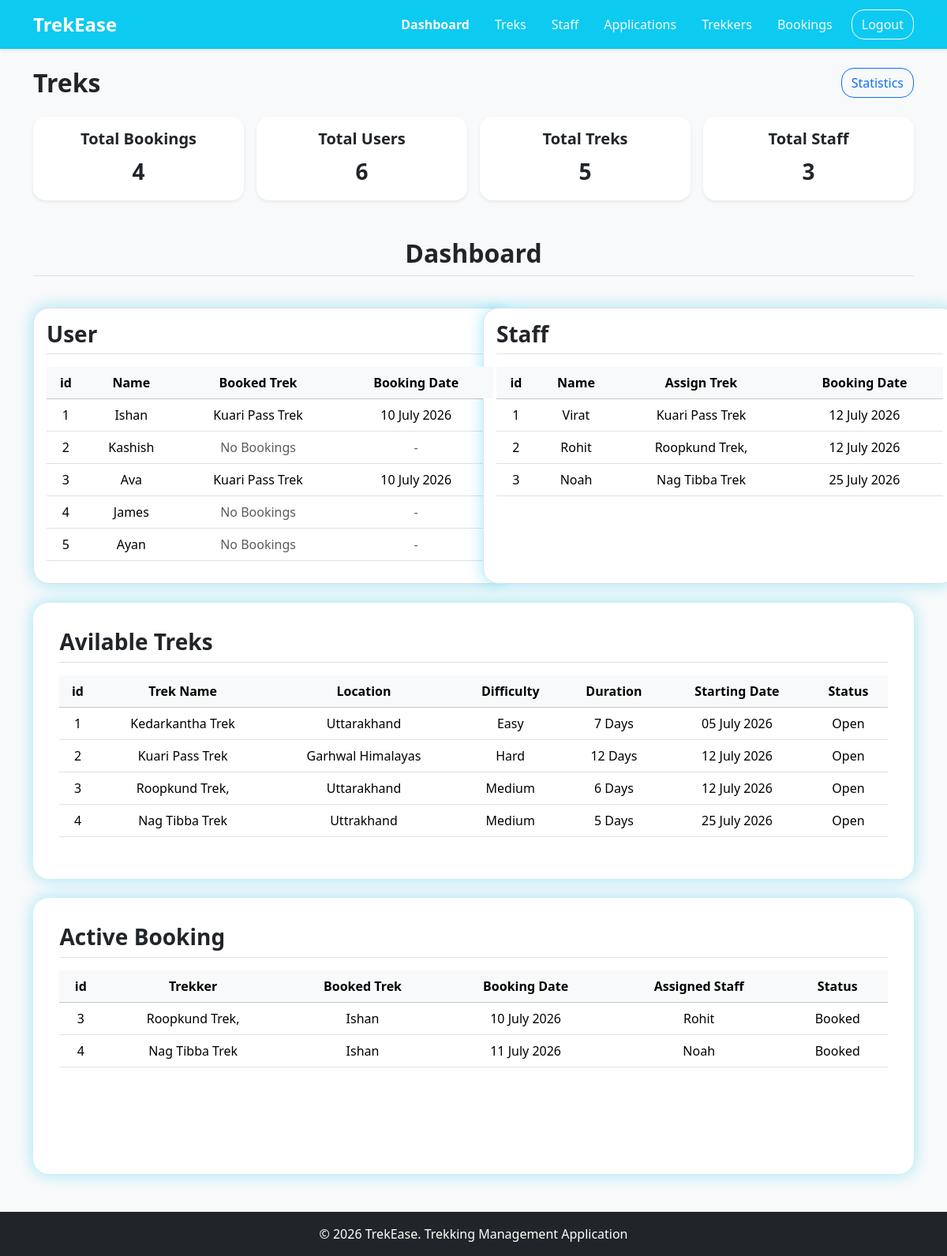
Before: /admin_dashboard with the older database file.
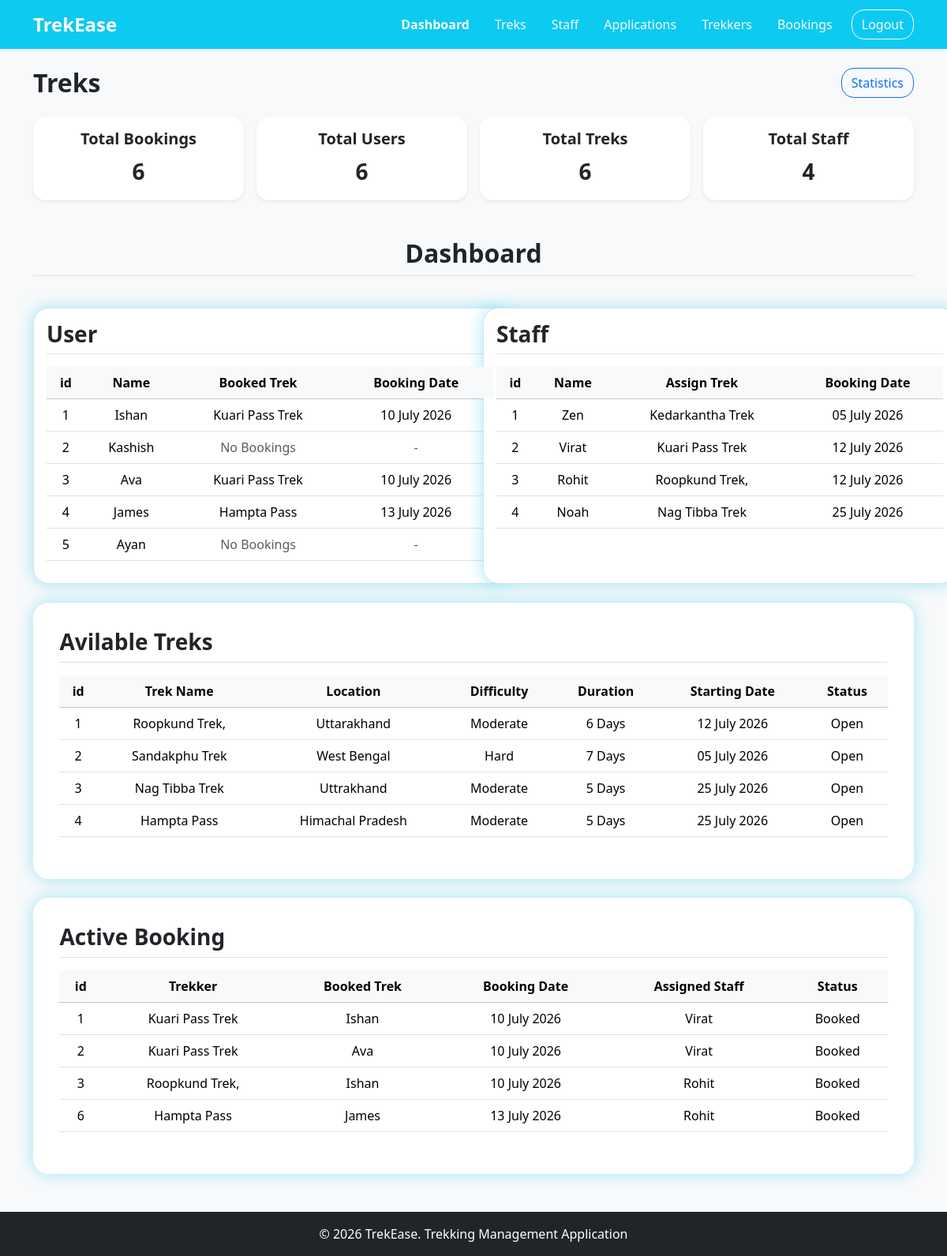
After: the same page with the newer database file.
### application/models.py (models this page shows)
class User(db.Model):
    __tablename__ = "user"
    id = db.Column(db.Integer(), primary_key=True)
    username = db.Column(db.String(30), unique=True, nullable=False)
    name = db.Column(db.String(30), nullable=False)
    email = db.Column(db.String(80), unique=True, nullable=False)
    password = db.Column(db.String, nullable=False)
    phone_no = db.Column(db.String(10), unique=True)
    status = db.Column(db.String, default="Active")
    role = db.Column(db.String, default="user", nullable=True)
    created_at = db.Column(db.Date, default=date.today)
    bookings = db.relationship("Booking", backref="user")
    assigned_trek = db.relationship("Trek", backref="staff")

class Trek(db.Model):
    __tablename__ = "trek"
    id = db.Column(db.Integer(), primary_key=True)
    trek_name = db.Column(db.String(30), unique=True, nullable=False)
    location = db.Column(db.String(), nullable=False)
    difficulty = db.Column(db.String(), nullable=False)
    duration = db.Column(db.Integer(), nullable=False)
    available_slots = db.Column(db.Integer(), nullable=False)
    staff_id = db.Column(db.Integer(), db.ForeignKey("user.id"))
    status = db.Column(db.String(), default="Open", nullable=False)
    start_date = db.Column(db.Date, nullable=False)
    end_date = db.Column(db.Date, nullable=False)
    description = db.Column(db.Text)
    image = db.Column(db.String(), nullable=False)
    created_at = db.Column(db.Date, default=date.today, nullable=False)
    bookings = db.relationship("Booking", backref="trek")

class Booking(db.Model):
    __tablename__ = "booking"
    id = db.Column(db.Integer, primary_key=True)
    trek_id = db.Column(db.Integer, db.ForeignKey("trek.id"))
    user_id = db.Column(db.Integer, db.ForeignKey("user.id"))
    status = db.Column(db.String(), default="Booked")
    booking_date = db.Column(db.Date, default=date.today)

### application/controllers.py (the view)
@app.route("/admin_dashboard")
def admin_dashboard():
    admin = User.query.get(1)
    trek_count = Trek.query.count()
    user_count = User.query.filter_by(role='user').count()
    staff_count = User.query.filter(User.role=='staff', User.status=='Active').count()
    booking_count = Booking.query.count()
    active_staff = User.query.filter(User.role=='staff', User.status=='Active')
    trekkers = User.query.filter_by(role='user')
    active_bookings = Booking.query.filter_by(status="Booked").all()
    treks = Trek.query.filter_by(status="Open")
    return render_template("/admin/admin_dashboard.html", user=admin, trek_count=trek_count, user_count=user_count,
                            staff_count=staff_count, booking_count=booking_count, active_staff=active_staff,
                            trekkers=trekkers, treks=treks, active_bookings=active_bookings)

### templates/admin/admin_dashboard.html (shortened to what the changed rows need)
<!DOCTYPE html>
<html lang="en">
<head>
    <link href="https://cdn.jsdelivr.net/npm/bootstrap@5.3.2/dist/css/bootstrap.min.css" rel="stylesheet">
    <link rel="stylesheet" href="/static/style.css">
</head>
<body class="d-flex flex-column min-vh-100 bg-light">
    <div class="container flex-grow-1 my-4">
        <div class="row mb-4 d-flex justify-content-between align-items-center">
            <div class="col-auto">
                <h2 class="fw-semibold mb-0">Treks</h2>
            </div>
        </div>
        <div class="text-center row g-3 mb-5">
            <div class="col-md-3 col-sm-6">
                <div class="card h-100 rounded-4 shadow-sm border-0">
                    <div class="card-body">
                        <h5 class="card-title fw-bold ">Total Bookings</h5>
                        <p class="card-text text-dark fs-3 fw-semibold mb-0">{{booking_count}}</p>
                    </div>
                </div>
            </div>
            <div class="col-md-3 col-sm-6">
                <div class="card h-100 rounded-4 shadow-sm border-0">
                    <div class="card-body">
                        <h5 class="card-title fw-bold ">Total Treks</h5>
                        <p class="card-text text-dark fs-3 fw-semibold mb-0">{{trek_count}}</p>
                    </div>
                </div>
            </div>
            <div class="col-md-3 col-sm-6">
                <div class="card h-100 rounded-4 shadow-sm border-0">
                    <div class="card-body">
                        <h5 class="card-title fw-bold ">Total Staff</h5>
                        <p class="card-text text-dark fs-3 fw-semibold mb-0">{{staff_count}}</p>
                    </div>
                </div>
            </div>
        </div>
        <h2 class="text-center fw-semibold mb-3 border-bottom pb-2">Dashboard</h2>
        <br>
        <div class="row g-4 mb-4">
            <div class="col-lg-6">
                <div class="admin-tables bg-white border p-3">
                    <div class="table-responsive no-scrollbar" style="max-height: 250px; overflow-y: auto;">
                        <table class="table table-hover align-middle text-nowrap mb-0">
                            <thead class="table-light text-center sticky-top">
                                <tr>
                                    <th scope="col">id</th>
                                    <th scope="col">Name</th>
                                    <th scope="col">Booked Trek</th>
                                    <th scope="col">Booking Date</th>
                                </tr>
                            </thead>
                            <tbody class="text-center">
                                {% for user in trekkers %}
                                <tr>
                                    <td>{{loop.index}}</td>
                                    <td>{{user.name}}</td>
                                    <td>
                                        {% if user.bookings %}
                                        {{ user.bookings[0].trek.trek_name }}
                                        {% else %}
                                        <span class="text-muted">No Bookings</span>
                                        {% endif %}
                                    </td>
                                    <td>
                                        {% if user.bookings %}
                                        {{ user.bookings[0].booking_date.strftime("%d %B %Y") }}
                                        {% else %}
                                        <span class="text-muted">-</span>
                                        {% endif %}
                                    </td>
                                </tr>
                                {% endfor %}
                            </tbody>
                        </table>
                    </div>
                </div>
            </div>
            <div class="col-lg-6">
                <div class="admin-tables bg-white border p-3 ">
                    <div class="table-responsive no-scrollbar" style="max-height: 250px; overflow-y: auto;">
                        <table class="table table-hover align-middle mb-0">
                            <thead class="text-center table-light sticky-top">
                                <tr>
                                    <th scope="col">id</th>
                                    <th scope="col">Name</th>
                                    <th scope="col">Assign Trek</th>
                                    <th scope="col">Booking Date</th>
                                </tr>
                            <tbody class="text-center">
                                {% for staff in active_staff %}
                                <tr>
                                    <td>{{ loop.index }}</td>
                                    <td>{{ staff.name }}</td>
                                    <td>
                                        {% if staff.assigned_trek %}
                                        {{ staff.assigned_trek[0].trek_name }}
                                        {% else %}
                                        <span class="text-muted">-</span>
                                        {% endif %}
                                    </td>
                                    <td>
                                        {% if staff.assigned_trek %}
                                        {{staff.assigned_trek[0].start_date.strftime("%d %B %Y")}}
                                        {% else %}
                                        <span class="text-muted">-</span>
                                        {% endif %}
                                    </td>
                                </tr>
                                {% endfor %}
                            </tbody>
                        </table>
                    </div>
                </div>
            </div>
        </div>
        <div class="admin-tables mb-4">
            <div class="table-responsive no-scrollbar" style="max-height: 250px; overflow-y: auto;">
                <table class="table table-hover align-middle mb-0">
                    <thead class="text-center table-light sticky-top">
                        <tr>
                            <th scope="col">id</th>
                            <th scope="col">Trek Name</th>
                            <th scope="col">Location</th>
                            <th scope="col">Difficulty</th>
                            <th scope="col">Duration</th>
                            <th scope="col">Starting Date</th>
                            <th scope="col">Status</th>
                        </tr>
                    </thead>
                    <tbody class="text-center">
                        {% for trek in treks %}
                        <tr>
                            <td>{{loop.index}}</td>
                            <td>{{trek.trek_name}}</td>
                            <td>{{trek.location}}</td>
                            <td>{{trek.difficulty}}</td>
                            <td>{{trek.duration}} Days</td>
                            <td>{{trek.start_date.strftime("%d %B %Y")}}</td>
                            <td>{{trek.status}}</td>
                        </tr>
                        {% endfor %}
                    </tbody>
                </table>
            </div>
        </div>
        <div class="admin-tables">
            <div class="table-responsive no-scrollbar" style="max-height: 250px; overflow-y: auto;">
                <table class="table table-hover align-middle">
                    <thead class="text-center table-light sticky-top">
                        <tr>
                            <th scope="col">id</th>
                            <th scope="col">Trekker</th>
                            <th scope="col">Booked Trek</th>
                            <th scope="col">Booking Date</th>
                            <th scope="col">Assigned Staff</th>
                            <th scope="col">Status</th>
                        </tr>
                    </thead>
                    <tbody class="text-center">
                        {% for book in active_bookings %}
                        {% if book.trek.status != "Completed" and book.status != "Cancelled" %}
                        <tr>
                            <td>{{book.id}}</td>
                            <td>{{book.trek.trek_name}}</td>
                            <td>{{book.user.name}}</td>
                            <td>{{book.booking_date.strftime("%d %B %Y")}}</td>
                            <td>{{book.trek.staff.name if (book.trek and book.trek.staff) else 'Unassigned'}}</td>
                            <td>{{book.status}}</td>
                        </tr>
                        {% endif %}
                        {% endfor %}
                    </tbody>
                </table>
            </div>
        </div>
    </div>
    <br>
</body>
</html>

Changed rows visible on the page:
no longer on this page (row edited): Trek: trek_name "Kedarkantha Trek", location "Uttarakhand", difficulty "Easy", duration "7", start_date "05 July 2026", status "Open"
no longer on this page (row edited): Trek: trek_name "Kuari Pass Trek", location "Garhwal Himalayas", difficulty "Hard", duration "12", start_date "12 July 2026", status "Open"
no longer on this page (row edited): Booking: id "4", trek.trek_name "Nag Tibba Trek", user.name "Ishan", booking_date "11 July 2026", trek.staff "Noah", status "Booked"
shown differently, row unchanged: User "James": trek_name (not shown) → "Hampta Pass"; booking_date (not shown) → "13 July 2026"; no longer shows "No Bookings -"
now on this page (row edited): User: name "Zen", trek_name "Kedarkantha Trek", start_date "05 July 2026", shown under "Staff"
changed Trek "Roopkund Trek,": difficulty "Medium" → "Moderate"
now on this page (row edited): Trek: trek_name "Sandakphu Trek", location "West Bengal", difficulty "Hard", duration "7", start_date "05 July 2026", status "Open"
changed Trek "Nag Tibba Trek": difficulty "Medium" → "Moderate"
added Trek: trek_name "Hampta Pass", location "Himachal Pradesh", difficulty "Moderate", duration "5", start_date "25 July 2026", status "Open"
now on this page (row edited): Booking: id "1", trek.trek_name "Kuari Pass Trek", user.name "Ishan", booking_date "10 July 2026", trek.staff "Virat", status "Booked"
now on this page (row edited): Booking: id "2", trek.trek_name "Kuari Pass Trek", user.name "Ava", booking_date "10 July 2026", trek.staff "Virat", status "Booked"
added Booking: id "6", trek.trek_name "Hampta Pass", user.name "James", booking_date "13 July 2026", trek.staff "Rohit", status "Booked"
Other visible differences:
{{ booking_count }}: "4" → "6"
{{ trek_count }}: "5" → "6"
{{ staff_count }}: "3" → "4"
